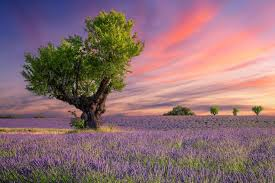
#> input picture test.jpg, 275 x 183 px
$ python ela.py
#> lines starting #> are read from the running program, lines starting #| are printed output that depends on the picture
from PIL import Image, ImageChops, ImageEnhance

def ela(image_path):
#> called with image_path = 'test.jpg'
    original = Image.open(image_path).convert('RGB')
#> original is the input picture: PIL image 275x183 RGB; mean R, G, B 141.7, 109.9, 113.8

    # Save recompressed image
    temp_path = "temp.jpg"
    original.save(temp_path, 'JPEG', quality=90)

    recompressed = Image.open(temp_path)

    # Difference
    diff = ImageChops.difference(original, recompressed)

    # Enhance brightness
    enhancer = ImageEnhance.Brightness(diff)
    ela_image = enhancer.enhance(5)
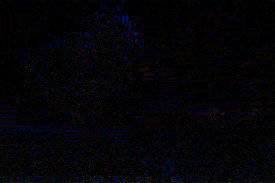
#> ela_image: PIL image 275x183 RGB; mean R, G, B 4.5, 3.9, 7.2

    ela_image.show()

ela("test.jpg")
